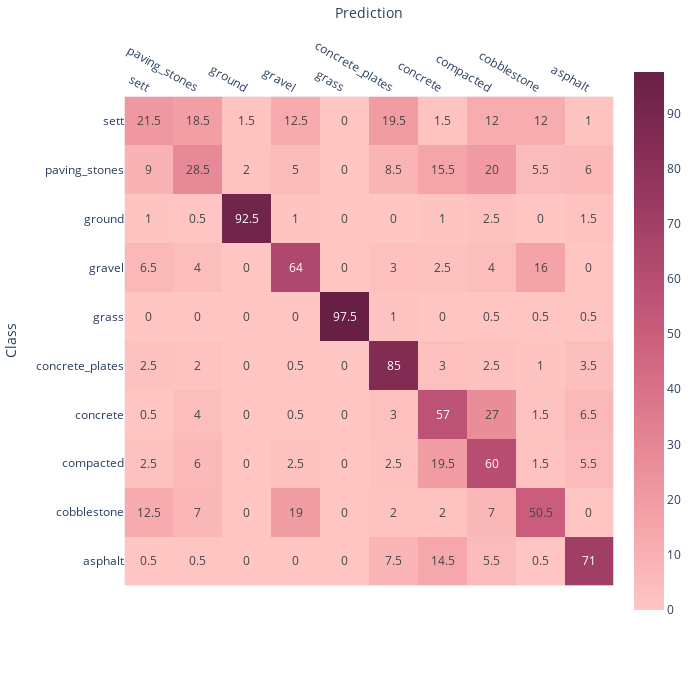

This figure's notebook cell:
### Code cell
fig = px.imshow(c_mat,
                labels=dict(x="Prediction", y="Class"),
                x=available_classes,
                y=available_classes,
                text_auto=True, 
            #    aspect="auto",
                color_continuous_scale=px.colors.sequential.Burg,
                width=700,
                height=700,
               )
fig.update_xaxes(side="top")

# fig['layout']['xaxis']['autorange'] = "reversed"

fig.show()

### Figure 1 — Plotly figure (JSON) as saved in the notebook; plotly's stock layout.template omitted (floating-point values rounded to 4 significant figures)
{"data": [{"coloraxis": "coloraxis", "hovertemplate": "Prediction: %{x}<br>Class: %{y}<br>color: %{z}<extra></extra>", "name": "0", "texttemplate": "%{z}", "type": "heatmap", "x": ["sett", "paving_stones", "ground", "gravel", "grass", "concrete_plates", "concrete", "compacted", "cobblestone", "asphalt"], "xaxis": "x", "y": ["sett", "paving_stones", "ground", "gravel", "grass", "concrete_plates", "concrete", "compacted", "cobblestone", "asphalt"], "yaxis": "y", "z": [[21.5, 18.5, 1.5, 12.5, 0, 19.5, 1.5, 12, 12, 1], [9, 28.5, 2, 5, 0, 8.5, 15.5, 20, 5.5, 6], [1, 0.5, 92.5, 1, 0, 0, 1, 2.5, 0, 1.5], [6.5, 4, 0, 64, 0, 3, 2.5, 4, 16, 0], [0, 0, 0, 0, 97.5, 1, 0, 0.5, 0.5, 0.5], [2.5, 2, 0, 0.5, 0, 85, 3, 2.5, 1, 3.5], [0.5, 4, 0, 0.5, 0, 3, 57.0, 27, 1.5, 6.5], [2.5, 6, 0, 2.5, 0, 2.5, 19.5, 60, 1.5, 5.5], [12.5, 7.0, 0, 19, 0, 2, 2, 7.0, 50.5, 0], [0.5, 0.5, 0, 0, 0, 7.5, 14.5, 5.5, 0.5, 71]]}], "layout": {"coloraxis": {"colorscale": [[0, "rgb(255, 198, 196)"], [0.1667, "rgb(244, 163, 168)"], [0.3333, "rgb(227, 129, 145)"], [0.5, "rgb(204, 96, 125)"], [0.6667, "rgb(173, 70, 108)"], [0.8333, "rgb(139, 48, 88)"], [1, "rgb(103, 32, 68)"]]}, "height": 700, "margin": {"t": 60}, "width": 700, "xaxis": {"anchor": "y", "constrain": "domain", "domain": [0, 1], "scaleanchor": "y", "side": "top", "title": {"text": "Prediction"}}, "yaxis": {"anchor": "x", "autorange": "reversed", "constrain": "domain", "domain": [0, 1], "title": {"text": "Class"}}}}
